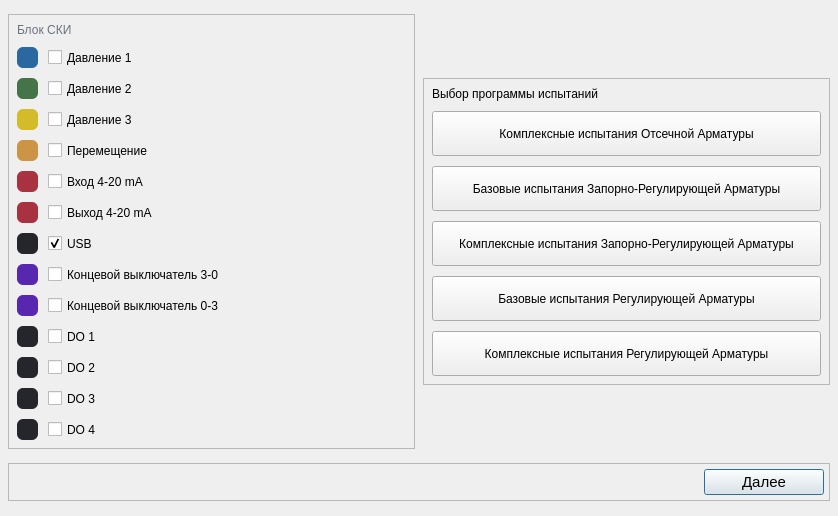
<?xml version="1.0" encoding="UTF-8"?>
<ui version="4.0">
 <class>SelectTests</class>
 <widget class="QDialog" name="SelectTests">
  <property name="geometry">
   <rect>
    <x>0</x>
    <y>0</y>
    <width>838</width>
    <height>516</height>
   </rect>
  </property>
  <property name="sizePolicy">
   <sizepolicy hsizetype="Maximum" vsizetype="Preferred">
    <horstretch>0</horstretch>
    <verstretch>0</verstretch>
   </sizepolicy>
  </property>
  <property name="windowTitle">
   <string>Выбор программы испытаний</string>
  </property>
  <layout class="QGridLayout" name="gridLayout">
   <property name="leftMargin">
    <number>8</number>
   </property>
   <property name="topMargin">
    <number>8</number>
   </property>
   <property name="rightMargin">
    <number>8</number>
   </property>
   <property name="bottomMargin">
    <number>8</number>
   </property>
   <property name="spacing">
    <number>8</number>
   </property>
   <item row="0" column="0">
    <widget class="QFrame" name="frame_blocksSKI_Section">
     <property name="frameShape">
      <enum>QFrame::Shape::StyledPanel</enum>
     </property>
     <property name="frameShadow">
      <enum>QFrame::Shadow::Raised</enum>
     </property>
     <layout class="QGridLayout" name="gridLayout_2" columnstretch="0,0">
      <property name="leftMargin">
       <number>8</number>
      </property>
      <property name="topMargin">
       <number>8</number>
      </property>
      <property name="rightMargin">
       <number>8</number>
      </property>
      <property name="bottomMargin">
       <number>8</number>
      </property>
      <property name="spacing">
       <number>10</number>
      </property>
      <item row="8" column="0">
       <widget class="QWidget" name="imit_switch_3_0_color" native="true">
        <property name="minimumSize">
         <size>
          <width>21</width>
          <height>21</height>
         </size>
        </property>
        <property name="maximumSize">
         <size>
          <width>21</width>
          <height>21</height>
         </size>
        </property>
        <property name="styleSheet">
         <string notr="true">background-color: #5827AF;
border-radius: 6px;</string>
        </property>
       </widget>
      </item>
      <item row="12" column="0">
       <widget class="QWidget" name="do_3_color" native="true">
        <property name="minimumSize">
         <size>
          <width>21</width>
          <height>21</height>
         </size>
        </property>
        <property name="maximumSize">
         <size>
          <width>21</width>
          <height>21</height>
         </size>
        </property>
        <property name="styleSheet">
         <string notr="true">background-color: #25262B;
border-radius: 6px;</string>
        </property>
       </widget>
      </item>
      <item row="0" column="0" colspan="2">
       <widget class="QLabel" name="label_blocksSKI_Title">
        <property name="styleSheet">
         <string notr="true">color: #6B7280;</string>
        </property>
        <property name="text">
         <string>Блок СКИ</string>
        </property>
       </widget>
      </item>
      <item row="9" column="1">
       <widget class="QCheckBox" name="check_box_imit_switch_0_3">
        <property name="sizePolicy">
         <sizepolicy hsizetype="Preferred" vsizetype="Preferred">
          <horstretch>0</horstretch>
          <verstretch>0</verstretch>
         </sizepolicy>
        </property>
        <property name="minimumSize">
         <size>
          <width>0</width>
          <height>0</height>
         </size>
        </property>
        <property name="text">
         <string>Концевой выключатель 0-3</string>
        </property>
        <property name="checked">
         <bool>false</bool>
        </property>
        <property name="autoRepeat">
         <bool>false</bool>
        </property>
        <property name="autoExclusive">
         <bool>false</bool>
        </property>
        <property name="tristate">
         <bool>false</bool>
        </property>
       </widget>
      </item>
      <item row="6" column="0">
       <widget class="QWidget" name="output_4_20_mA_color" native="true">
        <property name="minimumSize">
         <size>
          <width>21</width>
          <height>21</height>
         </size>
        </property>
        <property name="maximumSize">
         <size>
          <width>21</width>
          <height>21</height>
         </size>
        </property>
        <property name="styleSheet">
         <string notr="true">background-color: #A83240;
border-radius: 6px;</string>
        </property>
       </widget>
      </item>
      <item row="7" column="1">
       <widget class="QCheckBox" name="check_box_usb">
        <property name="enabled">
         <bool>true</bool>
        </property>
        <property name="sizePolicy">
         <sizepolicy hsizetype="Preferred" vsizetype="Preferred">
          <horstretch>0</horstretch>
          <verstretch>0</verstretch>
         </sizepolicy>
        </property>
        <property name="minimumSize">
         <size>
          <width>0</width>
          <height>0</height>
         </size>
        </property>
        <property name="mouseTracking">
         <bool>true</bool>
        </property>
        <property name="tabletTracking">
         <bool>false</bool>
        </property>
        <property name="text">
         <string>USB</string>
        </property>
        <property name="checked">
         <bool>true</bool>
        </property>
       </widget>
      </item>
      <item row="3" column="0">
       <widget class="QWidget" name="pressure_3_color" native="true">
        <property name="minimumSize">
         <size>
          <width>21</width>
          <height>21</height>
         </size>
        </property>
        <property name="maximumSize">
         <size>
          <width>21</width>
          <height>21</height>
         </size>
        </property>
        <property name="styleSheet">
         <string notr="true">background-color: #D3BB2A;
border-radius: 6px;</string>
        </property>
       </widget>
      </item>
      <item row="10" column="0">
       <widget class="QWidget" name="do_1_color" native="true">
        <property name="minimumSize">
         <size>
          <width>21</width>
          <height>21</height>
         </size>
        </property>
        <property name="maximumSize">
         <size>
          <width>21</width>
          <height>21</height>
         </size>
        </property>
        <property name="styleSheet">
         <string notr="true">background-color: #25262B;
border-radius: 6px;</string>
        </property>
       </widget>
      </item>
      <item row="13" column="0">
       <widget class="QWidget" name="do_4_color" native="true">
        <property name="minimumSize">
         <size>
          <width>21</width>
          <height>21</height>
         </size>
        </property>
        <property name="maximumSize">
         <size>
          <width>21</width>
          <height>21</height>
         </size>
        </property>
        <property name="styleSheet">
         <string notr="true">background-color: #25262B;
border-radius: 6px;</string>
        </property>
       </widget>
      </item>
      <item row="9" column="0">
       <widget class="QWidget" name="imit_switch_0_3_color" native="true">
        <property name="minimumSize">
         <size>
          <width>21</width>
          <height>21</height>
         </size>
        </property>
        <property name="maximumSize">
         <size>
          <width>21</width>
          <height>21</height>
         </size>
        </property>
        <property name="styleSheet">
         <string notr="true">background-color: #5827AF;
border-radius: 6px;</string>
        </property>
       </widget>
      </item>
      <item row="12" column="1">
       <widget class="QCheckBox" name="check_box_do_3">
        <property name="sizePolicy">
         <sizepolicy hsizetype="Preferred" vsizetype="Preferred">
          <horstretch>0</horstretch>
          <verstretch>0</verstretch>
         </sizepolicy>
        </property>
        <property name="minimumSize">
         <size>
          <width>0</width>
          <height>0</height>
         </size>
        </property>
        <property name="text">
         <string>DO 3</string>
        </property>
       </widget>
      </item>
      <item row="1" column="1">
       <widget class="QCheckBox" name="check_box_pressure_1">
        <property name="sizePolicy">
         <sizepolicy hsizetype="Preferred" vsizetype="Preferred">
          <horstretch>0</horstretch>
          <verstretch>0</verstretch>
         </sizepolicy>
        </property>
        <property name="minimumSize">
         <size>
          <width>0</width>
          <height>0</height>
         </size>
        </property>
        <property name="mouseTracking">
         <bool>true</bool>
        </property>
        <property name="text">
         <string>Давление 1</string>
        </property>
       </widget>
      </item>
      <item row="8" column="1">
       <widget class="QCheckBox" name="check_box_imit_switch_3_0">
        <property name="sizePolicy">
         <sizepolicy hsizetype="Preferred" vsizetype="Preferred">
          <horstretch>0</horstretch>
          <verstretch>0</verstretch>
         </sizepolicy>
        </property>
        <property name="minimumSize">
         <size>
          <width>0</width>
          <height>0</height>
         </size>
        </property>
        <property name="text">
         <string>Концевой выключатель 3-0</string>
        </property>
       </widget>
      </item>
      <item row="13" column="1">
       <widget class="QCheckBox" name="check_box_do_4">
        <property name="sizePolicy">
         <sizepolicy hsizetype="Preferred" vsizetype="Preferred">
          <horstretch>0</horstretch>
          <verstretch>0</verstretch>
         </sizepolicy>
        </property>
        <property name="minimumSize">
         <size>
          <width>0</width>
          <height>0</height>
         </size>
        </property>
        <property name="text">
         <string>DO 4</string>
        </property>
       </widget>
      </item>
      <item row="10" column="1">
       <widget class="QCheckBox" name="check_box_do_1">
        <property name="sizePolicy">
         <sizepolicy hsizetype="Preferred" vsizetype="Preferred">
          <horstretch>0</horstretch>
          <verstretch>0</verstretch>
         </sizepolicy>
        </property>
        <property name="minimumSize">
         <size>
          <width>0</width>
          <height>0</height>
         </size>
        </property>
        <property name="text">
         <string>DO 1</string>
        </property>
        <property name="checkable">
         <bool>true</bool>
        </property>
        <property name="checked">
         <bool>false</bool>
        </property>
       </widget>
      </item>
      <item row="4" column="1">
       <widget class="QCheckBox" name="check_box_moving">
        <property name="sizePolicy">
         <sizepolicy hsizetype="Preferred" vsizetype="Preferred">
          <horstretch>0</horstretch>
          <verstretch>0</verstretch>
         </sizepolicy>
        </property>
        <property name="minimumSize">
         <size>
          <width>0</width>
          <height>0</height>
         </size>
        </property>
        <property name="text">
         <string>Перемещение</string>
        </property>
       </widget>
      </item>
      <item row="6" column="1">
       <widget class="QCheckBox" name="check_box_output_4_20_mA">
        <property name="sizePolicy">
         <sizepolicy hsizetype="Preferred" vsizetype="Preferred">
          <horstretch>0</horstretch>
          <verstretch>0</verstretch>
         </sizepolicy>
        </property>
        <property name="minimumSize">
         <size>
          <width>0</width>
          <height>0</height>
         </size>
        </property>
        <property name="layoutDirection">
         <enum>Qt::LayoutDirection::LeftToRight</enum>
        </property>
        <property name="text">
         <string>Выход 4-20 mA</string>
        </property>
       </widget>
      </item>
      <item row="7" column="0">
       <widget class="QWidget" name="usb_color" native="true">
        <property name="minimumSize">
         <size>
          <width>21</width>
          <height>21</height>
         </size>
        </property>
        <property name="maximumSize">
         <size>
          <width>21</width>
          <height>21</height>
         </size>
        </property>
        <property name="styleSheet">
         <string notr="true">background-color: #25262B;
border-radius: 6px;</string>
        </property>
       </widget>
      </item>
      <item row="2" column="0">
       <widget class="QWidget" name="pressure_2_color" native="true">
        <property name="minimumSize">
         <size>
          <width>21</width>
          <height>21</height>
         </size>
        </property>
        <property name="maximumSize">
         <size>
          <width>21</width>
          <height>21</height>
         </size>
        </property>
        <property name="styleSheet">
         <string notr="true">background-color: #457448;
border-radius: 6px;</string>
        </property>
       </widget>
      </item>
      <item row="11" column="0">
       <widget class="QWidget" name="do_2_color" native="true">
        <property name="minimumSize">
         <size>
          <width>21</width>
          <height>21</height>
         </size>
        </property>
        <property name="maximumSize">
         <size>
          <width>21</width>
          <height>21</height>
         </size>
        </property>
        <property name="styleSheet">
         <string notr="true">background-color: #25262B;
border-radius: 6px;</string>
        </property>
       </widget>
      </item>
      <item row="5" column="1">
       <widget class="QCheckBox" name="check_box_input_4_20_mA">
        <property name="sizePolicy">
         <sizepolicy hsizetype="Preferred" vsizetype="Preferred">
          <horstretch>0</horstretch>
          <verstretch>0</verstretch>
         </sizepolicy>
        </property>
        <property name="minimumSize">
         <size>
          <width>0</width>
          <height>0</height>
         </size>
        </property>
        <property name="text">
         <string>Вход 4-20 mA</string>
        </property>
       </widget>
      </item>
      <item row="2" column="1">
       <widget class="QCheckBox" name="check_box_pressure_2">
        <property name="sizePolicy">
         <sizepolicy hsizetype="Preferred" vsizetype="Preferred">
          <horstretch>0</horstretch>
          <verstretch>0</verstretch>
         </sizepolicy>
        </property>
        <property name="minimumSize">
         <size>
          <width>0</width>
          <height>0</height>
         </size>
        </property>
        <property name="text">
         <string>Давление 2</string>
        </property>
       </widget>
      </item>
      <item row="5" column="0">
       <widget class="QWidget" name="input_4_20_mA_color" native="true">
        <property name="minimumSize">
         <size>
          <width>21</width>
          <height>21</height>
         </size>
        </property>
        <property name="maximumSize">
         <size>
          <width>21</width>
          <height>21</height>
         </size>
        </property>
        <property name="styleSheet">
         <string notr="true">background-color: #A83240;
border-radius: 6px;</string>
        </property>
       </widget>
      </item>
      <item row="4" column="0">
       <widget class="QWidget" name="moving_color" native="true">
        <property name="minimumSize">
         <size>
          <width>21</width>
          <height>21</height>
         </size>
        </property>
        <property name="maximumSize">
         <size>
          <width>21</width>
          <height>21</height>
         </size>
        </property>
        <property name="styleSheet">
         <string notr="true">background-color: #CC9546;
border-radius: 6px;</string>
        </property>
       </widget>
      </item>
      <item row="1" column="0">
       <widget class="QWidget" name="pressure_1_color" native="true">
        <property name="sizePolicy">
         <sizepolicy hsizetype="Preferred" vsizetype="Minimum">
          <horstretch>0</horstretch>
          <verstretch>0</verstretch>
         </sizepolicy>
        </property>
        <property name="minimumSize">
         <size>
          <width>21</width>
          <height>21</height>
         </size>
        </property>
        <property name="maximumSize">
         <size>
          <width>21</width>
          <height>21</height>
         </size>
        </property>
        <property name="font">
         <font>
          <pointsize>5</pointsize>
         </font>
        </property>
        <property name="styleSheet">
         <string notr="true">background-color: #2A689F;
border-radius: 6px;</string>
        </property>
       </widget>
      </item>
      <item row="3" column="1">
       <widget class="QCheckBox" name="check_box_pressure_3">
        <property name="sizePolicy">
         <sizepolicy hsizetype="Preferred" vsizetype="Preferred">
          <horstretch>0</horstretch>
          <verstretch>0</verstretch>
         </sizepolicy>
        </property>
        <property name="minimumSize">
         <size>
          <width>0</width>
          <height>0</height>
         </size>
        </property>
        <property name="text">
         <string>Давление 3</string>
        </property>
       </widget>
      </item>
      <item row="11" column="1">
       <widget class="QCheckBox" name="check_box_do_2">
        <property name="sizePolicy">
         <sizepolicy hsizetype="Preferred" vsizetype="Preferred">
          <horstretch>0</horstretch>
          <verstretch>0</verstretch>
         </sizepolicy>
        </property>
        <property name="minimumSize">
         <size>
          <width>0</width>
          <height>0</height>
         </size>
        </property>
        <property name="text">
         <string>DO 2</string>
        </property>
       </widget>
      </item>
     </layout>
    </widget>
   </item>
   <item row="0" column="1">
    <widget class="QFrame" name="frame_choosingTestProgram_Section">
     <property name="sizePolicy">
      <sizepolicy hsizetype="Preferred" vsizetype="Maximum">
       <horstretch>0</horstretch>
       <verstretch>0</verstretch>
      </sizepolicy>
     </property>
     <property name="frameShape">
      <enum>QFrame::Shape::StyledPanel</enum>
     </property>
     <property name="frameShadow">
      <enum>QFrame::Shadow::Raised</enum>
     </property>
     <layout class="QVBoxLayout" name="verticalLayout_4">
      <property name="spacing">
       <number>10</number>
      </property>
      <property name="leftMargin">
       <number>8</number>
      </property>
      <property name="topMargin">
       <number>8</number>
      </property>
      <property name="rightMargin">
       <number>8</number>
      </property>
      <property name="bottomMargin">
       <number>8</number>
      </property>
      <item>
       <widget class="QLabel" name="label_choosingTestProgram_Title">
        <property name="text">
         <string>Выбор программы испытаний</string>
        </property>
       </widget>
      </item>
      <item>
       <widget class="QToolButton" name="button_C_SOVT">
        <property name="sizePolicy">
         <sizepolicy hsizetype="Preferred" vsizetype="Preferred">
          <horstretch>0</horstretch>
          <verstretch>0</verstretch>
         </sizepolicy>
        </property>
        <property name="minimumSize">
         <size>
          <width>0</width>
          <height>45</height>
         </size>
        </property>
        <property name="text">
         <string>Комплексные испытания Отсечной Арматуры</string>
        </property>
        <property name="shortcut">
         <string>1</string>
        </property>
       </widget>
      </item>
      <item>
       <widget class="QToolButton" name="button_B_SACVT">
        <property name="sizePolicy">
         <sizepolicy hsizetype="Preferred" vsizetype="Preferred">
          <horstretch>0</horstretch>
          <verstretch>0</verstretch>
         </sizepolicy>
        </property>
        <property name="minimumSize">
         <size>
          <width>0</width>
          <height>45</height>
         </size>
        </property>
        <property name="text">
         <string>Базовые испытания Запорно-Регулирующей Арматуры</string>
        </property>
        <property name="shortcut">
         <string>2</string>
        </property>
       </widget>
      </item>
      <item>
       <widget class="QToolButton" name="button_C_SACVT">
        <property name="sizePolicy">
         <sizepolicy hsizetype="Preferred" vsizetype="Preferred">
          <horstretch>0</horstretch>
          <verstretch>0</verstretch>
         </sizepolicy>
        </property>
        <property name="minimumSize">
         <size>
          <width>0</width>
          <height>45</height>
         </size>
        </property>
        <property name="text">
         <string>Комплексные испытания Запорно-Регулирующей Арматуры</string>
        </property>
        <property name="shortcut">
         <string>3</string>
        </property>
       </widget>
      </item>
      <item>
       <widget class="QToolButton" name="button_B_CVT">
        <property name="sizePolicy">
         <sizepolicy hsizetype="Preferred" vsizetype="Preferred">
          <horstretch>0</horstretch>
          <verstretch>0</verstretch>
         </sizepolicy>
        </property>
        <property name="minimumSize">
         <size>
          <width>0</width>
          <height>45</height>
         </size>
        </property>
        <property name="text">
         <string>Базовые испытания Регулирующей Арматуры</string>
        </property>
        <property name="shortcut">
         <string>4</string>
        </property>
       </widget>
      </item>
      <item>
       <widget class="QToolButton" name="button_C_CVT">
        <property name="sizePolicy">
         <sizepolicy hsizetype="Preferred" vsizetype="Preferred">
          <horstretch>0</horstretch>
          <verstretch>0</verstretch>
         </sizepolicy>
        </property>
        <property name="minimumSize">
         <size>
          <width>0</width>
          <height>45</height>
         </size>
        </property>
        <property name="text">
         <string>Комплексные испытания Регулирующей Арматуры</string>
        </property>
        <property name="shortcut">
         <string>5</string>
        </property>
       </widget>
      </item>
     </layout>
    </widget>
   </item>
   <item row="1" column="0" colspan="2">
    <widget class="QFrame" name="frame_menu_Section">
     <property name="sizePolicy">
      <sizepolicy hsizetype="Preferred" vsizetype="Maximum">
       <horstretch>0</horstretch>
       <verstretch>0</verstretch>
      </sizepolicy>
     </property>
     <property name="frameShape">
      <enum>QFrame::Shape::StyledPanel</enum>
     </property>
     <property name="frameShadow">
      <enum>QFrame::Shadow::Raised</enum>
     </property>
     <layout class="QHBoxLayout" name="horizontalLayout">
      <property name="spacing">
       <number>5</number>
      </property>
      <property name="leftMargin">
       <number>5</number>
      </property>
      <property name="topMargin">
       <number>5</number>
      </property>
      <property name="rightMargin">
       <number>5</number>
      </property>
      <property name="bottomMargin">
       <number>5</number>
      </property>
      <item>
       <spacer name="horizontalSpacer">
        <property name="orientation">
         <enum>Qt::Orientation::Horizontal</enum>
        </property>
        <property name="sizeHint" stdset="0">
         <size>
          <width>40</width>
          <height>20</height>
         </size>
        </property>
       </spacer>
      </item>
      <item>
       <widget class="QPushButton" name="entry_testing">
        <property name="enabled">
         <bool>true</bool>
        </property>
        <property name="sizePolicy">
         <sizepolicy hsizetype="Maximum" vsizetype="Maximum">
          <horstretch>0</horstretch>
          <verstretch>0</verstretch>
         </sizepolicy>
        </property>
        <property name="minimumSize">
         <size>
          <width>120</width>
          <height>0</height>
         </size>
        </property>
        <property name="font">
         <font>
          <pointsize>11</pointsize>
         </font>
        </property>
        <property name="text">
         <string>Далее</string>
        </property>
        <property name="default">
         <bool>true</bool>
        </property>
       </widget>
      </item>
     </layout>
    </widget>
   </item>
  </layout>
 </widget>
 <resources/>
 <connections/>
</ui>
